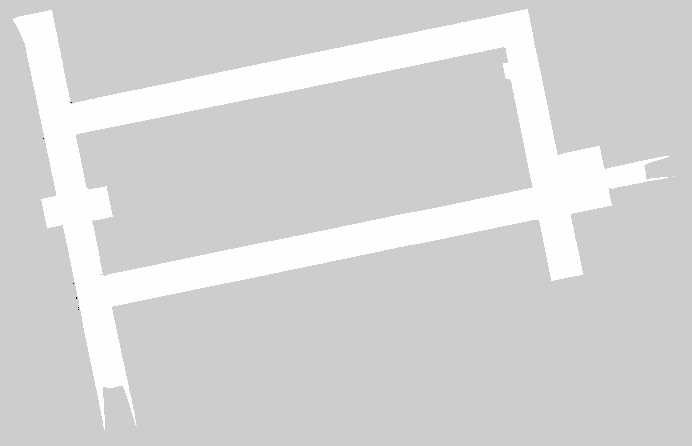
%> input picture src/group3_lab6/maps/remapped_levine_loop.pgm, 692 x 446 px
$ octave adjust_remapped_levine_loop.m   (GNU Octave 9; MATLAB toolbox functions it lacks are replaced by stand-ins)
%> lines starting %> are read from the running program, lines starting %| are printed output that depends on the picture; in (x1, y1, x2, y2) boxes, pixels count from 0 and x2, y2 are one past the last pixel; in counts of white or black regions, pixels touching at a corner belong together; the program's own positions count from 1
close all;
clear all;
map = imread('remapped_levine_loop.pgm');
%> map is the input picture: size 446x692 uint8; min 0, max 254, mean 213.6
%imwrite(map, 'remapped_levine_loop.png', 'PNG');
binary_map = imbinarize(map,'global');
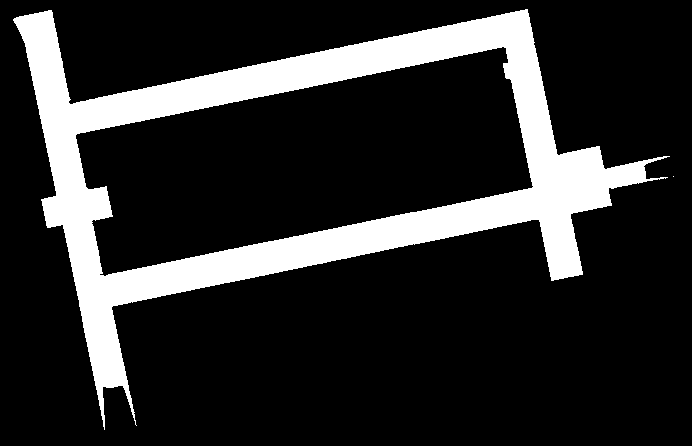
%> binary_map: size 446x692 logical; 17.5% white; 2 white regions (1 under 20 px), largest, box (x1, y1, x2, y2) and area: (13, 9, 670, 430) 53930
walls = bitxor(binary_map, imdilate(binary_map,strel('disk',3)));
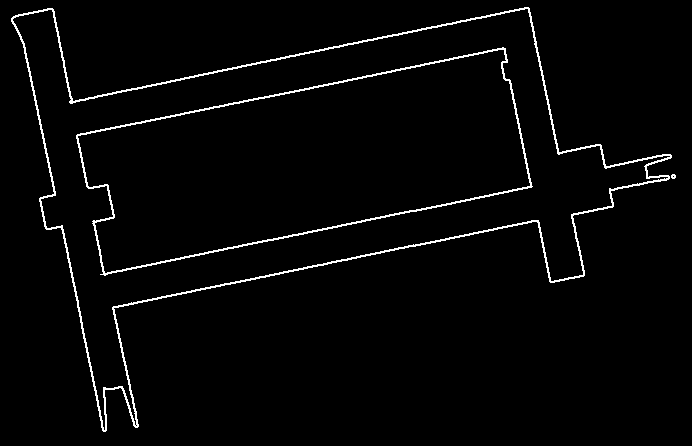
%> walls: size 446x692 logical; 2.5% white in thin lines or dots
map = zeros(size(map),'uint8');
map(find(binary_map))  = intmax('uint8');
map(find(~binary_map)) = intmax('uint8') * 0.8;
map(find(walls))       = intmin('uint8');
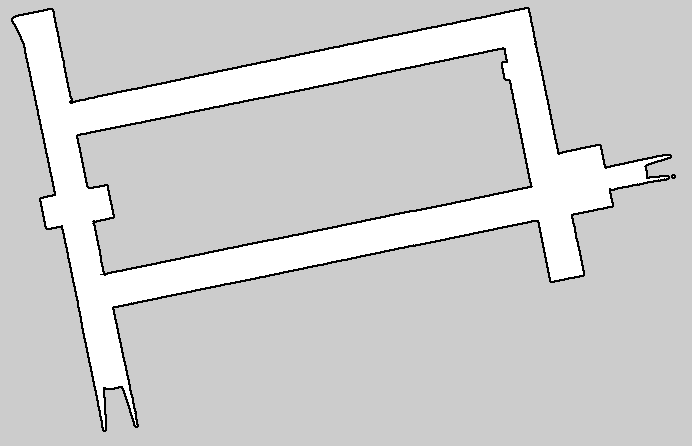
%> map: size 446x692 uint8; min 0, max 255, mean 207.8
imwrite(map, 'adjusted_remapped_levine_loop.pgm', 'PGM');
%imwrite(map, 'adjusted_remapped_levine_loop.png', 'PNG');
imshow(map)
